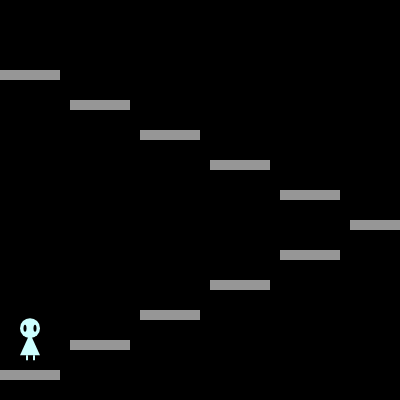
Frame 1 (no input)
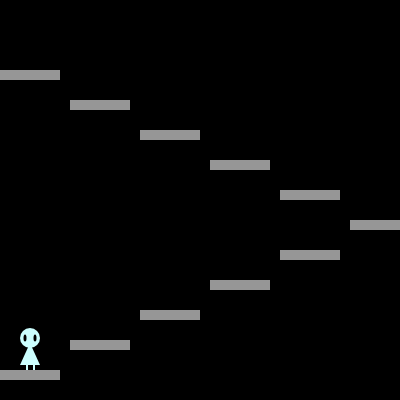
Frame 60 (no input)
Frame 120 (the mouse pressed at the canvas centre since frame 60): identical to frame 60, image omitted

The p5.js sketch that drew these frames (run headless with seeded random() and noise() and a simulated clock; from frame 60 on, the mouse is pressed at the canvas centre):

// p5.js sketch
// ── sketch.js
/*
Project 4 - Hopper
Author: Chenyi Wang
Date: 09/27/22



*/

var tileMap = [
  "                                        ",
  "                                        ",
  "                                        ",
  "                                        ",
  "                                        ",
  "                                        ",
  "                                        ",
  "ssssss                                  ",
  "                                        ",
  "                                        ",
  "       ssssss                           ",
  "                                        ",
  "                                        ",
  "              ssssss                    ",
  "                                        ",
  "                                        ",
  "                     ssssss             ",
  "                                        ",
  "                                        ",
  "                            ssssss      ",
  "                                        ",
  "                                        ",
  "                                   sssss",
  "                                        ",
  "                                        ",
  "                            ssssss      ",
  "                                        ",
  "                                        ",
  "                     ssssss             ",
  "                                        ",
  "                                        ",
  "              ssssss                    ",
  "                                        ",
  "                                        ",
  "       ssssss                           ",
  "                                        ",
  "                                        ",
  "ssssss                                  ",
  "                                        ",
  "                                        ",
  "                                        ",];

class stairObj {
  constructor(x, y) {
    this.x = x;
    this.y = y;
  }
}

var stairs = [];
function initializeTilemap() {
  for (var i = 0; i < tileMap.length; i++) {
    for (var j = 0; j < tileMap[i].length; j++) {
      if (tileMap[i][j] === 's') {
        stairs.push(new stairObj(j*10, i*10));
      }
    }
  }
}

function displayTilemap() {
  fill(150);  // grey
  noStroke();
  for (var i = 0; i < stairs.length; i++) {
    square(stairs[i].x, stairs[i].y, 10);
  }
}

class ballObj {
  constructor(x, y) {
    this.pos = new p5.Vector(x, y);
    this.velocity = new p5.Vector(0, 0);
    this.acceleration = new p5.Vector(0, 0);
    this.size = 15;
    this.mass = this.size/5;
    this.valid = 1;
  }

  draw() {
    noStroke();
    fill(255, 255, 204);  // light yellow
    circle(this.pos.x, this.pos.y, this.size);
  }

  applyForce(force) {
    var f = p5.Vector.div(force, this.mass);
    this.acceleration.add(f);
  }

  update() {
    var gravityForce = p5.Vector.mult(gravity, this.mass);
    this.applyForce(gravityForce);
    var windForce = p5.Vector.mult(wind, this.mass);
    windForce.mult(windSpeed);
    this.applyForce(windForce);
    var airFriction = p5.Vector.mult(this.velocity, -0.02);
    this.applyForce(airFriction);

    this.velocity.add(this.acceleration);
    this.pos.add(this.velocity);
    
    for (var i = 0; i < 35; i++) {
      if (this.pos.x >= stairs[i].x && this.pos.x <= stairs[i].x+10) {
        if (this.pos.y > (stairs[i].y-this.size/2)) {
          this.pos.y = stairs[i].y-this.size/2;
          this.velocity.y *= -1;
        }
      }
    }

    if (this.pos.x > (width+this.size/2)) {
      this.pos.x = -this.size/2;
    }

    this.acceleration.set(0, 0);

    // When the ball hits the right border of the canvas, it will disappear.
    if (this.pos.x >= 400) {  
      this.valid = 0;
    } 
  }
}

function generateBall() {
  // generate a ball every 2 seconds
  if (frameCount % 120 === 0) {
    balls.push(new ballObj(30, -30));
  }
}

class mainCharObj {
  constructor(x, y) {
    this.pos = new p5.Vector(x, y);
    this.velocity = new p5.Vector(0, 0);
    this.acceleration = new p5.Vector(0, 0);
    this.force = new p5.Vector(0, 0);
    this.jump = 0;
    this.gameOver = 0;
    this.win = 0;
  }

  draw() {
    noStroke();
    fill(204, 255, 255);  // light blue
    switch (this.jump) {
      case 0: // normal mode       
        triangle(this.pos.x, this.pos.y, this.pos.x+10, this.pos.y+22, this.pos.x-10, this.pos.y+22);
        circle(this.pos.x, this.pos.y-5, 20);
        rect(this.pos.x-4, this.pos.y+22, 2, 5);
        rect(this.pos.x+3, this.pos.y+22, 2, 5);
        fill(0);
        ellipse(this.pos.x-5, this.pos.y-5, 3, 7);
        ellipse(this.pos.x+5, this.pos.y-5, 3, 7);
        break;
      case 1: // jump mode
        triangle(this.pos.x, this.pos.y, this.pos.x+7, this.pos.y+27, this.pos.x-7, this.pos.y+27);
        circle(this.pos.x, this.pos.y-5, 20);
        fill(0);
        ellipse(this.pos.x-5, this.pos.y-5, 3, 5);
        ellipse(this.pos.x+5, this.pos.y-5, 3, 5);
        break;
    }

    this.acceleration.set(0, 0);  // reset acceleration
  }

  applyForce(force) {
    this.acceleration.add(force);
  }

  update() {
    this.applyForce(this.force);
    this.applyForce(gravity);
    this.velocity.add(this.acceleration);
    this.pos.add(this.velocity);
    
    // land on the staircases
    if (this.pos.y+27 > 197) {
      for (var i = 30; i < stairs.length; i++) {
        if (this.pos.x >= stairs[i].x && this.pos.x <= stairs[i].x+10) {
          if (this.pos.y+27 >= stairs[i].y && this.pos.y+27 < stairs[i].y+10) {
            this.pos.y = stairs[i].y-27;
            this.velocity.y = 0;  // reset velocity on landing
            this.jump = 0;
          }
        }
        else {
          this.force.set(0, 0);
        }
      }
    }
    else {
      for (var i = 0; i < 35; i++) {
        if (this.pos.x >= stairs[i].x && this.pos.x <= stairs[i].x+10) {
          if (this.pos.y+27 >= stairs[i].y && this.pos.y+27 < stairs[i].y+10) {
            this.pos.y = stairs[i].y-27;
            this.velocity.y = 0;  // reset velocity on landing
            this.jump = 0;
          }
        }
        else {
          this.force.set(0, 0);
        }
      }
    }

    // stay inside the map
    if (this.pos.x < 10) {
      this.pos.x = 10;
      this.velocity.x = 0;
    }
    else if (this.pos.x > 390) {
      this.pos.x = 390;
      this.velocity.x = 0;
    }

    // The player wins when the player character reaches the top of the stairs.
    if (this.pos.x >= 10 && this.pos.x <= 50 && this.pos.y < 70) {
      this.win = 1;
    }

    // The player loses if the player falls off the stair hitting the bottom border.
    if (this.pos.y+27 >= height) {
      this.gameOver = 1;
    }
  }
}

function initMainChar() {
  mainChar = new mainCharObj(30, 333);
  mainChar.win = 0;
  mainChar.gameOver = 0;
}

function keyPressed() {
  // The main player starts at the bottom-left and is controlled with WAD 
  // where W means to jump, while AD is to move left/right.
  if (keyCode === 68) { // D
    mainChar.force.add(walkForce);
  }
  if (keyCode === 65) { // A
    mainChar.force.add(backForce);
  }
  if (keyCode === 87 && mainChar.jump === 0) { // W
    mainChar.force.add(jumpForce);
    mainChar.jump = 1;
  }
}

function keyReleased() {
  mainChar.force.set(0, 0);
}

function checkRestart() {
  if (keyIsDown(13)) {
    initialize = 1;
  }
}

var mainChar;
var balls = [];
var gravity, walkForce, backForce, jumpForce, wind;
var windSpeed = 0.013;
var initialize = 1;

function setup() {
  createCanvas(400, 400);
  gravity = new p5.Vector(0, 0.15);
  walkForce = new p5.Vector(0.2, 0);
  backForce = new p5.Vector(-0.2, 0);
  jumpForce = new p5.Vector(0, -4);
  wind = new p5.Vector(1, 0);
  initializeTilemap();
  initMainChar();
}

function draw() {
  // initialize the game
  if (initialize === 1) {
    initialize = 0;
    initializeTilemap();
    initMainChar();
  }

  background(0);  // black
  displayTilemap();

  mainChar.update();
  mainChar.draw();

  generateBall();
  for (var i = 0; i < balls.length; i++) {
    if (balls[i].valid === 1) {
      balls[i].update();
      balls[i].draw();
    }

  }

  if (mainChar.gameOver === 1) {
    fill(255);
    textStyle(BOLD);
    textFont('Courier New', 40);
    text("GAME OVER", 80, 235);
    textStyle(NORMAL);
    textFont('Courier New', 14);
    text("Press ENTER to restart", 90, 260);
    checkRestart();
  }
  else if (mainChar.win === 1) {
    fill(255);
    textStyle(BOLD);
    textFont('Courier New', 40);
    text("YOU WIN!", 100, 235);
    textStyle(NORMAL);
    textFont('Courier New', 14);
    text("Press ENTER to restart", 90, 260);
    checkRestart();
  }

}
